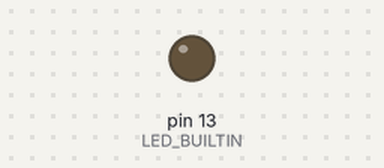
Bench run of a sketch on a simulated Arduino Mega 2560, built with avr-gcc and run on an emulated ATmega2560. Shown: output pins drawn as LEDs (lit = HIGH).

Above: at 0.3 s.
Timing chart, 0 to 1.8 s (numbered marks = the images above):
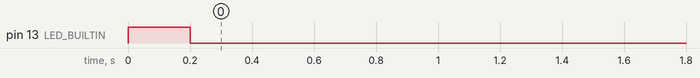

The sketch:

test_uart.ino
```cpp
// Serial1 loopback test for Arduino UNO R4 Minima
// Wiring: USB-UART adapter TX -> Arduino D0 (RX)
//         USB-UART adapter RX -> Arduino D1 (TX)
//         USB-UART adapter GND -> Arduino GND
//
// Open a terminal at 115200 on the adapter's port.
// On boot you'll see "READY". Type any character and it echoes back with hex.

void setup() {
  Serial1.begin(115200);  // Hardware UART on D0/D1
  pinMode(LED_BUILTIN, OUTPUT);

  // Blink once to confirm sketch is running
  digitalWrite(LED_BUILTIN, HIGH);
  delay(200);
  digitalWrite(LED_BUILTIN, LOW);

  Serial1.println("READY - Serial1 OK");
}

void loop() {
  if (Serial1.available()) {
    uint8_t b = Serial1.read();
    Serial1.print("ECHO 0x");
    Serial1.println(b, HEX);
    digitalWrite(LED_BUILTIN, HIGH);
    delay(50);
    digitalWrite(LED_BUILTIN, LOW);
  }
}
```
